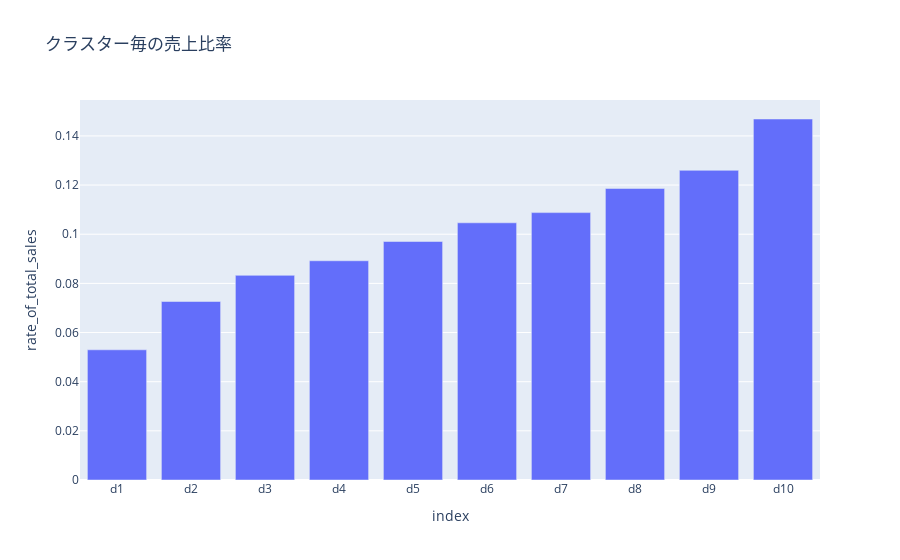

Write notebook code for a chart like this one.
### Code cell
px.bar(df_agg, y="rate_of_total_sales", title="クラスター毎の売上比率")

### Figure 1 — Plotly figure (JSON) as saved in the notebook; plotly's stock layout.template omitted (floating-point values rounded to 4 significant figures)
{"data": [{"alignmentgroup": "True", "hovertemplate": "index=%{x}<br>rate_of_total_sales=%{y}<extra></extra>", "legendgroup": "", "marker": {"color": "#636efa", "pattern": {"shape": ""}}, "name": "", "offsetgroup": "", "orientation": "v", "showlegend": false, "textposition": "auto", "type": "bar", "x": ["d1", "d2", "d3", "d4", "d5", "d6", "d7", "d8", "d9", "d10"], "xaxis": "x", "y": [0.05298, 0.07262, 0.08327, 0.08919, 0.09704, 0.1046, 0.1088, 0.1186, 0.126, 0.1469], "yaxis": "y"}], "layout": {"autosize": true, "barmode": "relative", "legend": {"tracegroupgap": 0}, "title": {"text": "クラスター毎の売上比率"}, "xaxis": {"anchor": "y", "autorange": true, "domain": [0, 1], "range": [-0.5, 9.5], "title": {"text": "index"}, "type": "category"}, "yaxis": {"anchor": "x", "autorange": true, "domain": [0, 1], "range": [0, 0.1546], "title": {"text": "rate_of_total_sales"}, "type": "linear"}}}
